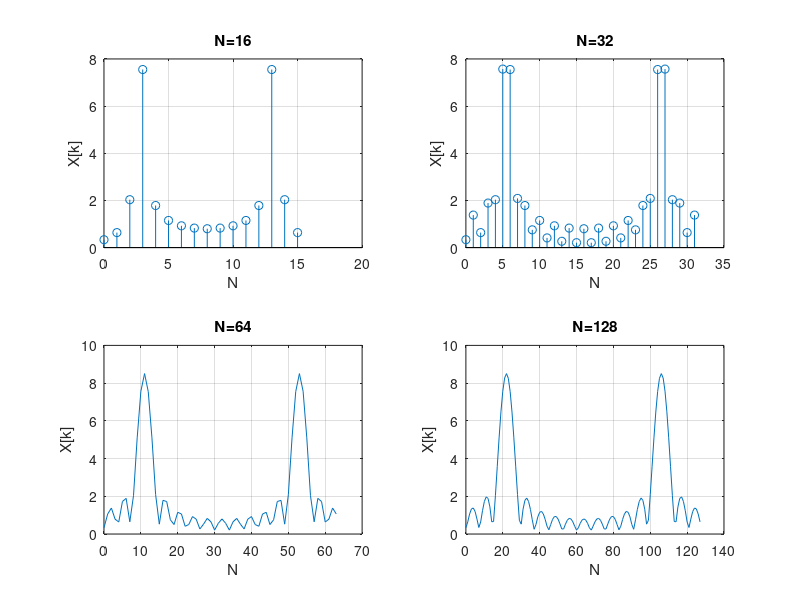

Write the MATLAB code that produced this figure. (Note: this script raises an error after producing the figure.)
n=0:50;
w=0:0.01:2*pi;
N0 = 1;
L=16;
fs=64;
f0=11;
wn= (0<=n) & (n<=L-1);
pn=cos((2*pi*f0*n)/fs);
xn= pn .* wn;

Y1=fft(xn,16);
Y2=fft(xn,32);
Y3=fft(xn,64);
Y4=fft(xn,128);

n1=0:15;
n2=0:31;
n3=0:63;
n4=0:127;

figure;

%-------------------------N=16---------------------------------
subplot(2,2,1);
stem(n1,abs(Y1));
title("N=16");
xlabel("N");
ylabel("X[k]");
grid on;

%-------------------------N=32---------------------------------
subplot(2,2,2);
stem(n2,abs(Y2));
title("N=32");
xlabel("N");
ylabel("X[k]");
grid on;

%-------------------------N=64---------------------------------
subplot(2,2,3);
plot(n3,abs(Y3));
title("N=64");
xlabel("N");
ylabel("X[k]");
grid on;

%-------------------------N=128---------------------------------
subplot(2,2,4);
plot(n4,abs(Y4));
title("N=128");
xlabel("N");
ylabel("X[k]");
grid on;
sgtitle("FFT");